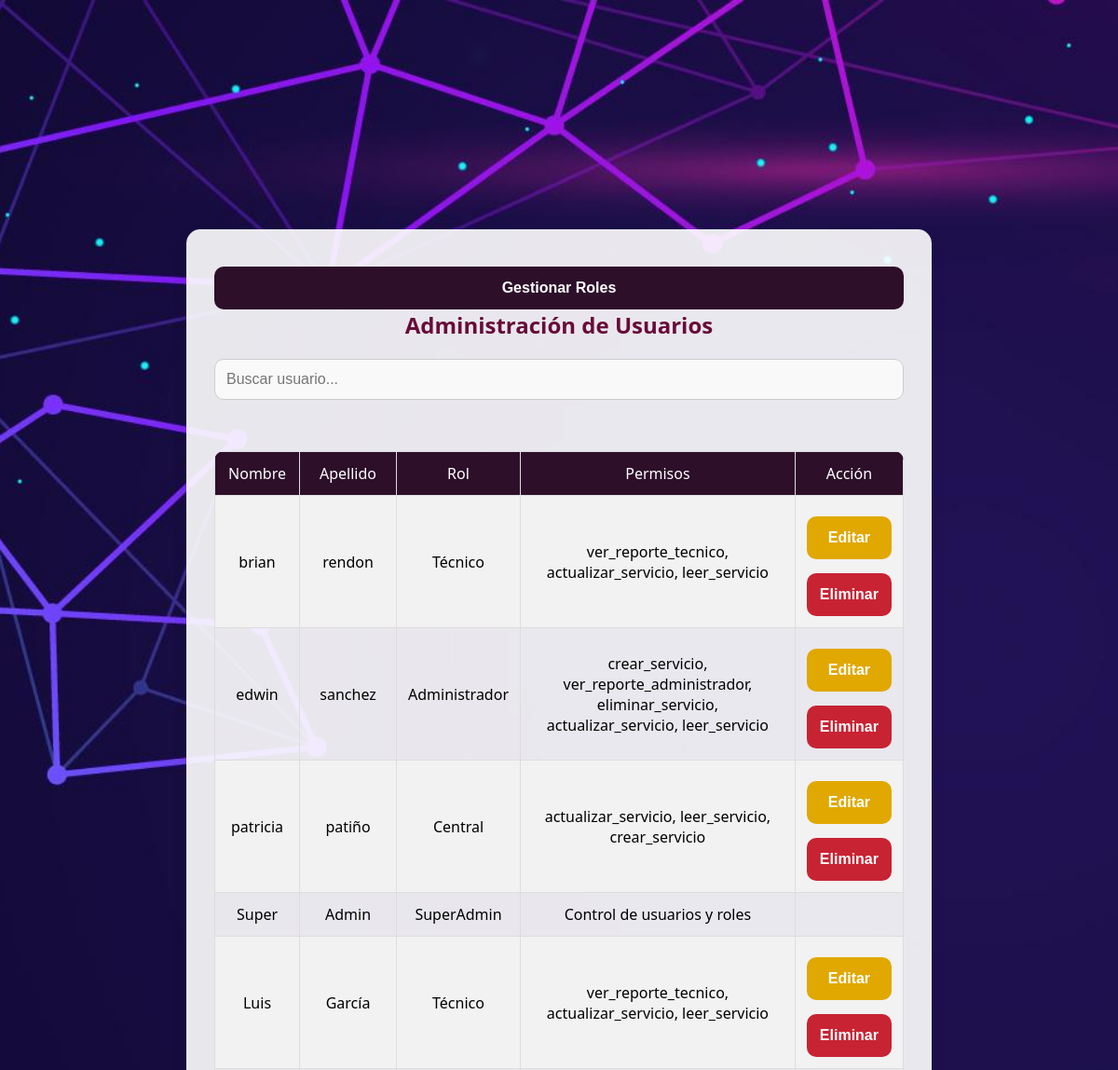
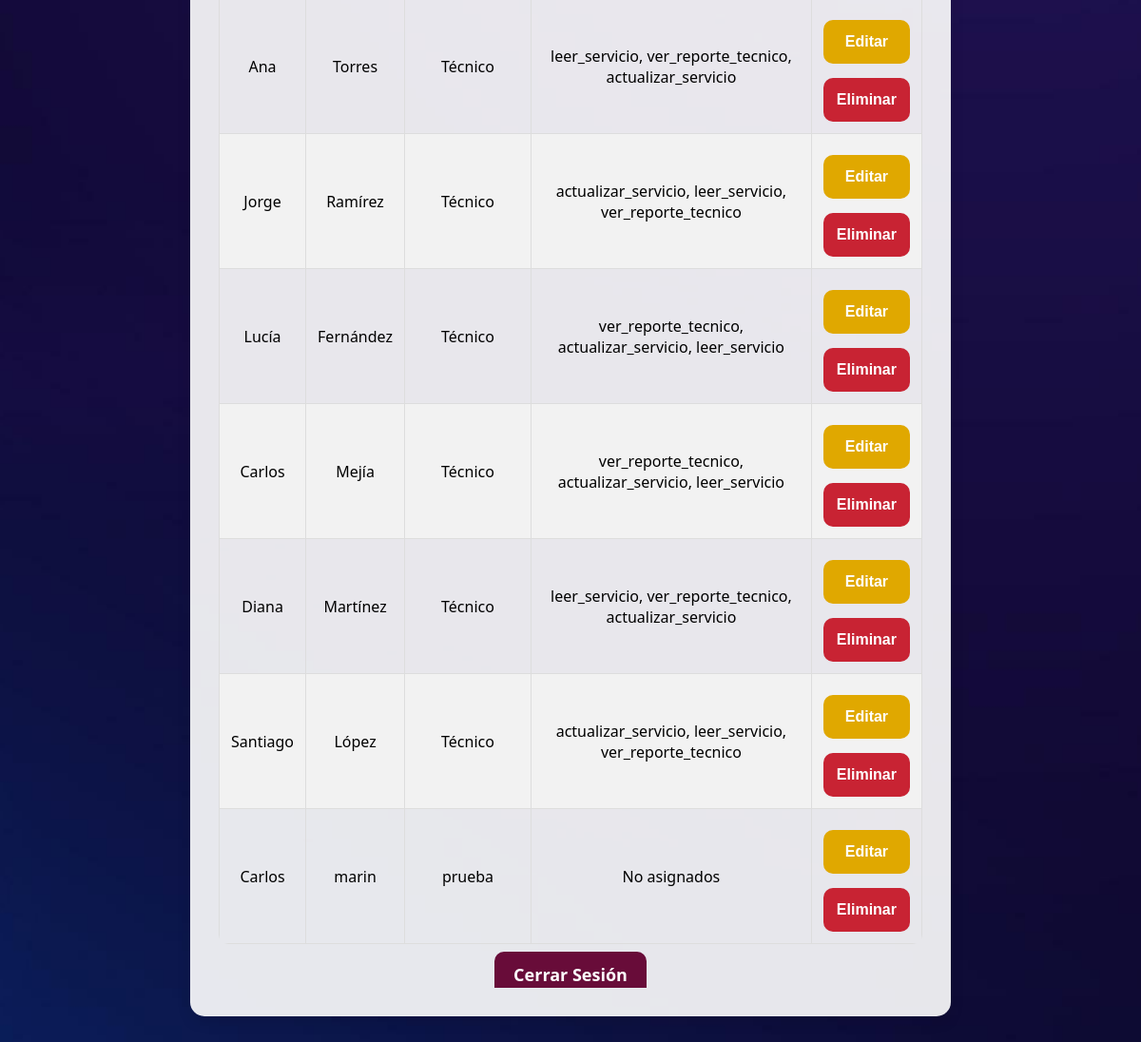
/administrador.php (signed in), run on the app's committed database (2 pictures, top to bottom).
### tables this page shows
CREATE TABLE `empleados` (
  `Cedula_Empleado_id` int(11) NOT NULL,
  `Nombre` varchar(100) NOT NULL,
  `Apellido` varchar(100) NOT NULL,
  `Contraseña` varchar(100) NOT NULL,
  `Rol_id` int(11) NOT NULL,
  `Email` varchar(100) DEFAULT NULL,
  `Telefono` varchar(20) NOT NULL,
  `intentos_fallidos` int(11) DEFAULT 0,
  `fecha_hora_bloqueo` datetime DEFAULT NULL
);

CREATE TABLE `roles` (
  `id` int(11) NOT NULL,
  `nombre` varchar(50) NOT NULL,
  `descripcion` text DEFAULT NULL
);

### administrador.php (the view, shortened to what this page needs)
<?php
require_once 'config.php';
$sqlUsuarios = "
    SELECT e.Cedula_Empleado_id, e.Nombre, e.Apellido, e.Rol_id, r.nombre AS rol_nombre,
           GROUP_CONCAT(p.nombre SEPARATOR ', ') AS permisos
    FROM empleados e
    LEFT JOIN roles r ON e.Rol_id = r.id
    LEFT JOIN rol_permisos rp ON r.id = rp.rol_id
    LEFT JOIN permisos p ON rp.permiso_id = p.id
    GROUP BY e.Cedula_Empleado_id, e.Nombre, e.Apellido, r.nombre
";
$resultUsuarios = $conn->query($sqlUsuarios);
?>
<!DOCTYPE html>
<html lang="es">
<head>
</head>
<body>
<div class="container">
    <main class="container_scroll">
        <button onclick="window.location.href='roles.php'">
            <i class="fas fa-users-cog"></i> Gestionar Roles
        </button>
        <br>
        <h2>Administración de Usuarios</h2>
        <input type="text" id="buscarUsuario" placeholder="Buscar usuario..." onkeyup="filtrarUsuarios()">
        <div class="table-container">
            <table>
                <tr>
                    <th>Nombre</th>
                    <th>Apellido</th>
                    <th>Rol</th>
                    <th>Permisos</th>
                    <th>Acción</th>
                </tr>
                <?php while ($usuario = $resultUsuarios->fetch_assoc()) { ?>
                <tr>
                    <td><?php echo $usuario['Nombre']; ?></td>
                    <td><?php echo $usuario['Apellido']; ?></td>
                    <td><?php echo $usuario['rol_nombre']; ?></td>
                    <td><?php echo $usuario['Rol_id'] == 0 ? 'Control de usuarios y roles' : ($usuario['permisos'] ? $usuario['permisos'] : 'No asignados'); ?></td>
                    <td>
                        <?php if ($usuario['Rol_id'] != 0) { ?>
                            <button type="button" class="edit" onclick="abrirModalEditar('<?php echo $usuario['Cedula_Empleado_id']; ?>', '<?php echo $usuario['Nombre']; ?>', '<?php echo $usuario['Apellido']; ?>', '<?php echo $usuario['Rol_id']; ?>')">Editar</button>
                            <form method="POST">
                                <button type="submit" class="delete">Eliminar</button>
                            </form>
                        <?php } ?>
                    </td>
                </tr>
                <?php } ?>
            </table>
        </div>
        <div class="logout">
            <a href="logout.php">Cerrar Sesión</a>
        </div>
    </main>
</div>
</body>
</html>

### administrador.php (style rules this page uses)
* { margin: 0; padding: 0; box-sizing: border-box; }
body { font-family: 'Segoe UI', Tahoma, Geneva, Verdana, sans-serif; background-image: url('Imagenes/Administrador.jpg'); background-size: cover; background-position: center; background-repeat: no-repeat; display: flex; flex-direction: column; align-items: center; justify-content: center; height: 100vh; }
.container { background-color: rgba(255, 255, 255, 0.9); padding: 30px; border-radius: 15px; box-shadow: 0 6px 15px rgba(0, 0, 0, 0.1); width: 100%; max-width: 800px; text-align: center; height: 80%; }
.container_scroll { height: 100%; overflow: auto; }
h2, h3 { color: #680c39; font-size: 24px; font-weight: 600; margin-bottom: 20px; }
input, select { width: 100%; padding: 12px; margin-bottom: 15px; border: 1px solid #ccc; border-radius: 10px; background-color: #f9f9f9; font-size: 16px; color: #333; transition: all 0.3s ease; }
button { width: 100%; padding: 14px; background-color: #2d0f2a; color: white; font-size: 16px; font-weight: 600; border: none; border-radius: 10px; cursor: pointer; transition: background-color 0.3s ease, transform 0.3s ease; margin-top: 10px; }
.table-container { overflow-x: auto; margin-top: 20px; }
table { width: 100%; border-collapse: collapse; border-radius: 10px; overflow: hidden; margin-top: 20px; }
th { background-color: #2d0f2a; color: white; font-weight: bold; padding: 12px; }
th, td { padding: 12px; text-align: center; font-weight: 500; border: 1px solid #ddd; }
tr:nth-child(even) { background-color: #f2f2f2; }
button.delete { background-color: #c82333; }
button.edit { background-color: #e0a800; margin-bottom: 5px; }
#buscarUsuario { width: 100%; padding: 12px; border: 1px solid #ccc; border-radius: 10px; font-size: 16px; background-color: #f9f9f9; }
.logout { margin-top: 20px; }
.logout a { text-decoration: none; font-size: 18px; font-weight: 600; color: white; background-color: #680c39; padding: 12px 20px; border-radius: 10px; transition: background-color 0.3s ease, transform 0.3s ease; }

### data on the page
empleados: Nombre "brian", Apellido "rendon", Rol.nombre "Técnico", permisos "ver_reporte_tecnico, actualizar_servicio, leer_servicio"
empleados: Nombre "edwin", Apellido "sanchez", Rol.nombre "Administrador", permisos "crear_servicio, ver_reporte_administrador, eliminar_servicio, actualizar_servicio, leer_servicio"
empleados: Nombre "patricia", Apellido "patiño", Rol.nombre "Central", permisos "actualizar_servicio, leer_servicio, crear_servicio"
empleados: Nombre "Super", Apellido "Admin", Rol.nombre "SuperAdmin", shows "Control de usuarios y roles"
empleados: Nombre "Luis", Apellido "García", Rol.nombre "Técnico", permisos "ver_reporte_tecnico, actualizar_servicio, leer_servicio"
empleados: Nombre "Ana", Apellido "Torres", Rol.nombre "Técnico", permisos "leer_servicio, ver_reporte_tecnico, actualizar_servicio"
empleados: Nombre "Jorge", Apellido "Ramírez", Rol.nombre "Técnico", permisos "actualizar_servicio, leer_servicio, ver_reporte_tecnico"
empleados: Nombre "Lucía", Apellido "Fernández", Rol.nombre "Técnico", permisos "ver_reporte_tecnico, actualizar_servicio, leer_servicio"
empleados: Nombre "Carlos", Apellido "Mejía", Rol.nombre "Técnico", permisos "ver_reporte_tecnico, actualizar_servicio, leer_servicio"
empleados: Nombre "Diana", Apellido "Martínez", Rol.nombre "Técnico", permisos "leer_servicio, ver_reporte_tecnico, actualizar_servicio"
empleados: Nombre "Santiago", Apellido "López", Rol.nombre "Técnico", permisos "actualizar_servicio, leer_servicio, ver_reporte_tecnico"
empleados: Nombre "Carlos", Apellido "marin", Rol.nombre "prueba", shows "No asignados"
